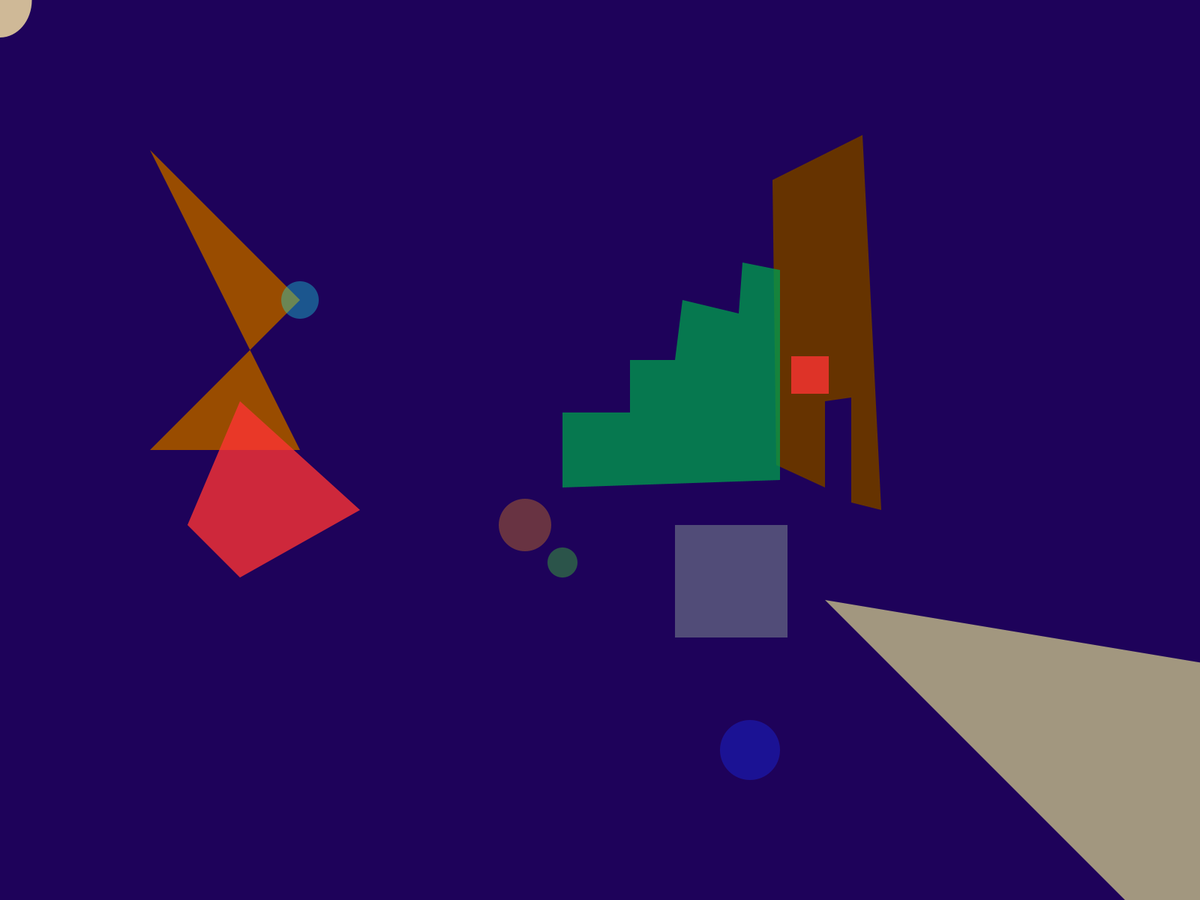
Frame 1 (no input)
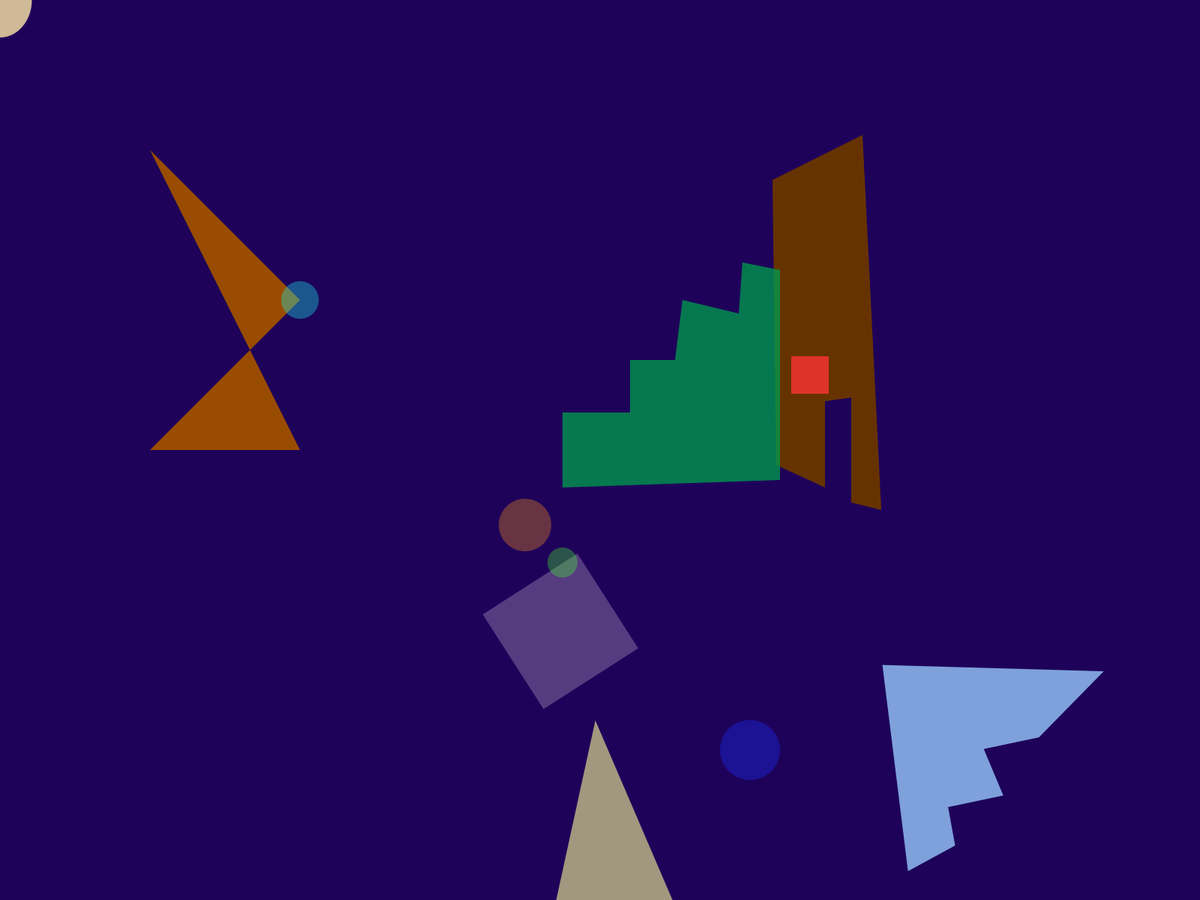
Frame 60 (the mouse pressed at the canvas centre just before this capture)
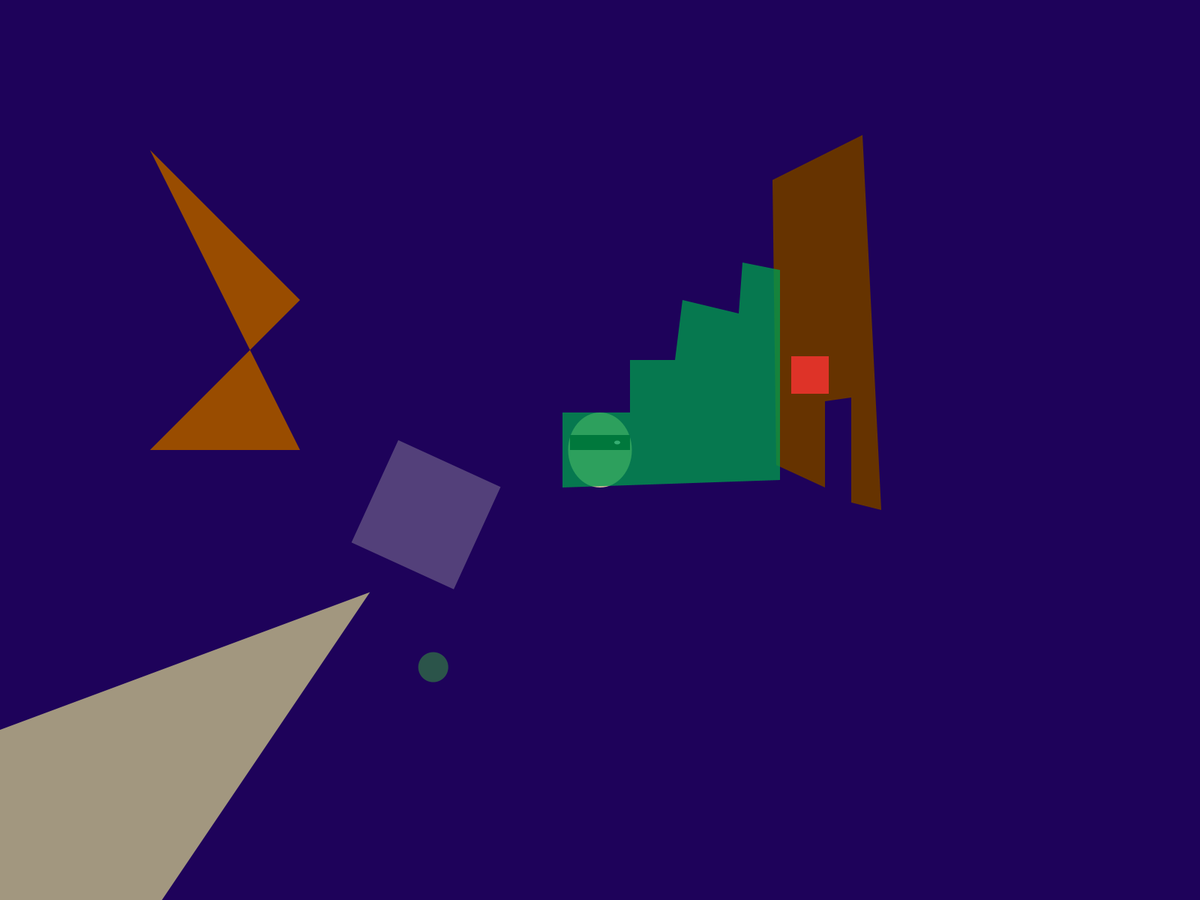
Frame 120 (the mouse held since frame 60 and released just before this capture)

The Processing sketch that drew these frames (run headless with seeded random() and noise(); from frame 60 on, the mouse is pressed at the canvas centre):

// Processing sketch: Assignment_2
// ── Assignment_2.pde
//ASSIGNMENT 2 - INTERACTIVE DIGITAL ART - GROUP PROJECT 
//JEAN LAMBERT-RUCKI (CUBISM) & SIMON PENNY (CONTEMPORARY DIGITAL WORK)

void setup() { //repeats once
  fullScreen(); //canvas size
  //size(800,800);
  //background(30,2,90,10); // Dark Blue Background

}

void draw() {
  
  noStroke(); // no stroke line around shapes
  background(30,2,90,10);
  
    //Thief Head//
  fill(207,185,151);
  ellipseMode(CENTER);
  ellipse(mouseX, mouseY, 85, 100);
  
  //Thief Cover//
  fill(0);
  rectMode(CENTER);
  rect(mouseX,mouseY-10,80,20);
  
  //Thief Eyes//
  fill(250);
  ellipseMode(CENTER);
  ellipse(mouseX+23,mouseY-10, 8,5);

  // Element (shape) 
  
  //Shape 1 - building 
  beginShape();
  fill(102, 51, 0); //brown 
  //rotate(frameCount);
  vertex(1150, 180);
  vertex(1175, 680);
  vertex(1135, 670);
  vertex(1135, 530);
  vertex(1100, 535);
  vertex(1100, 650);
  vertex(1035, 620);
  vertex(1030, 240); 
  endShape(CLOSE);
  
  //Shape 2 - building
  beginShape();
  fill(153, 76, 0); //orange
  //rotate(frameCount);
  vertex(200,200);
  vertex(400, 400);
  vertex(200, 600);
  vertex(400, 600);
  endShape(CLOSE);
  
  
  //Shape 3 - Triangular light
    pushMatrix();
  beginShape();
  fill(255, 255, 153, 150);//yellow
  translate(width/2, height/2);
  strokeWeight(random(0.8,1));
  rotate(frameCount/50);
  vertex(300, 200);
  vertex(900, 300);
  vertex(900, 800);
  endShape(CLOSE);
   popMatrix();
  
  //Shape 4 - Staircase 1
    pushMatrix();
  beginShape();
  fill(153, 204, 255, 200); // light blue
  translate(width/1, height/1);
  strokeWeight(random(0.8,1));
  rotate(frameCount/20);
  vertex(380, 93);
  vertex(375, 370);
  vertex(84, 320);
  vertex(182,245);
  vertex(257, 240);
  vertex(240, 175);
  vertex(315,170);
  vertex(313, 118);
  endShape(CLOSE);
   popMatrix();
  
  //Shape 5 - Staircase 2 
  beginShape();
  fill(0, 153, 76, 200); // green
  vertex(1040, 360);
  vertex(1040, 640);
  vertex(750, 650);
  vertex(750,550);
  vertex(840, 550);
  vertex(840, 480);
  vertex(900, 480);
  vertex(910, 400);
  vertex(985, 418); 
  vertex(990, 350);
  endShape(CLOSE);
  
  //Shape 6 - Window 
    pushMatrix();
  beginShape();
  fill(20, 40,30,20); // orange
  translate(width/1.5, height/1.5);
  strokeWeight(random(0.8,1));
  rotate(frameCount/5);
  vertex(1015, 235);
  vertex (1113, 315);
  vertex (1075, 315);
  vertex (1075, 260);
  endShape(CLOSE);
    popMatrix();
  
  //Shape 7  - Red shape
pushMatrix();
  beginShape();
  rotate(frameCount/6);
  fill(255, 51,51,200); // red
  vertex(320, 535);
  vertex (480, 680);
  vertex (320, 770);
  vertex (250, 700);
  endShape(CLOSE);
  popMatrix();
 
   //Rectangle 2
   rect(1080, 500, 50, 50);
   fill(20, 40, 30, 20); // green
   
  pushMatrix();
    rectMode(CORNER);
    fill(random(150,200),random(150,200),random(150,200), 100);
    translate(width/2, height/2);
    strokeWeight(random(0.8,1));
    rotate(frameCount/50);
    rect(100,100,150,150);
  popMatrix();
  
  //Circle 1
  fill(24,47,800,90); // dark blue
  rotate(radians(mouseX/3));
  ellipse(1000,1000,80,80); 
  
  //Circle 2
  fill(24,240,238,90); //turqoise
  rotate(radians(mouseY/3));
  ellipse(400, 400, 50, 50);
  
  //Circle 3
  fill(69,234,45,90); // bright green
  rotate(radians(mouseX/3));
  ellipse(750, 750, 40, 40); 
  
  //Circle 4
  fill(240,143,24,90); // orange
  rotate(radians(mouseY/3));
  ellipse(700,700,70,70); 
  
  
  }



 
